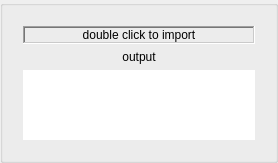
         <widget class="QGroupBox" name="groupBox_3">
          <property name="title">
           <string/>
          </property>
          <layout class="QGridLayout" name="gridLayout_22">
           <item row="1" column="0">
            <layout class="QVBoxLayout" name="verticalLayout">
             <item>
              <layout class="QVBoxLayout" name="verticalLayout_10">
               <item>
                <widget class="QGroupBox" name="groupBox">
                 <property name="minimumSize">
                  <size>
                   <width>250</width>
                   <height>0</height>
                  </size>
                 </property>
                 <property name="styleSheet">
                  <string notr="true">QGroupBox {
    border: none; /* or border: 0; */
}

QGroupBox::title {
    subcontrol-origin: margin;
    subcontrol-position: top left;
    padding: 0 5px; /* Optional padding for the title */
}

</string>
                 </property>
                 <property name="title">
                  <string/>
                 </property>
                 <layout class="QGridLayout" name="gridLayout_2">
                  <item row="2" column="0">
                   <layout class="QHBoxLayout" name="horizontalLayout_5">
                    <item>
                     <widget class="QGraphicsView" name="output_image">
                      <property name="sizePolicy">
                       <sizepolicy hsizetype="Preferred" vsizetype="Preferred">
                        <horstretch>0</horstretch>
                        <verstretch>0</verstretch>
                       </sizepolicy>
                      </property>
                      <property name="minimumSize">
                       <size>
                        <width>0</width>
                        <height>0</height>
                       </size>
                      </property>
                      <property name="maximumSize">
                       <size>
                        <width>16777215</width>
                        <height>16777215</height>
                       </size>
                      </property>
                      <property name="frameShape">
                       <enum>QFrame::NoFrame</enum>
                      </property>
                      <property name="frameShadow">
                       <enum>QFrame::Sunken</enum>
                      </property>
                      <property name="sizeAdjustPolicy">
                       <enum>QAbstractScrollArea::AdjustToContentsOnFirstShow</enum>
                      </property>
                      <property name="interactive">
                       <bool>true</bool>
                      </property>
                     </widget>
                    </item>
                   </layout>
                  </item>
                  <item row="0" column="0">
                   <widget class="QLabel" name="image1">
                    <property name="sizePolicy">
                     <sizepolicy hsizetype="Preferred" vsizetype="Preferred">
                      <horstretch>0</horstretch>
                      <verstretch>0</verstretch>
                     </sizepolicy>
                    </property>
                    <property name="minimumSize">
                     <size>
                      <width>0</width>
                      <height>0</height>
                     </size>
                    </property>
                    <property name="maximumSize">
                     <size>
                      <width>16777215</width>
                      <height>16777215</height>
                     </size>
                    </property>
                    <property name="frameShape">
                     <enum>QFrame::WinPanel</enum>
                    </property>
                    <property name="frameShadow">
                     <enum>QFrame::Sunken</enum>
                    </property>
                    <property name="text">
                     <string>double click to import</string>
                    </property>
                    <property name="scaledContents">
                     <bool>true</bool>
                    </property>
                    <property name="alignment">
                     <set>Qt::AlignCenter</set>
                    </property>
                   </widget>
                  </item>
                  <item row="1" column="0">
                   <widget class="QLabel" name="label_5">
                    <property name="maximumSize">
                     <size>
                      <width>16777215</width>
                      <height>20</height>
                     </size>
                    </property>
                    <property name="text">
                     <string>output</string>
                    </property>
                    <property name="alignment">
                     <set>Qt::AlignCenter</set>
                    </property>
                   </widget>
                  </item>
                 </layout>
                </widget>
               </item>
              </layout>
             </item>
            </layout>
           </item>
          </layout>
         </widget>
